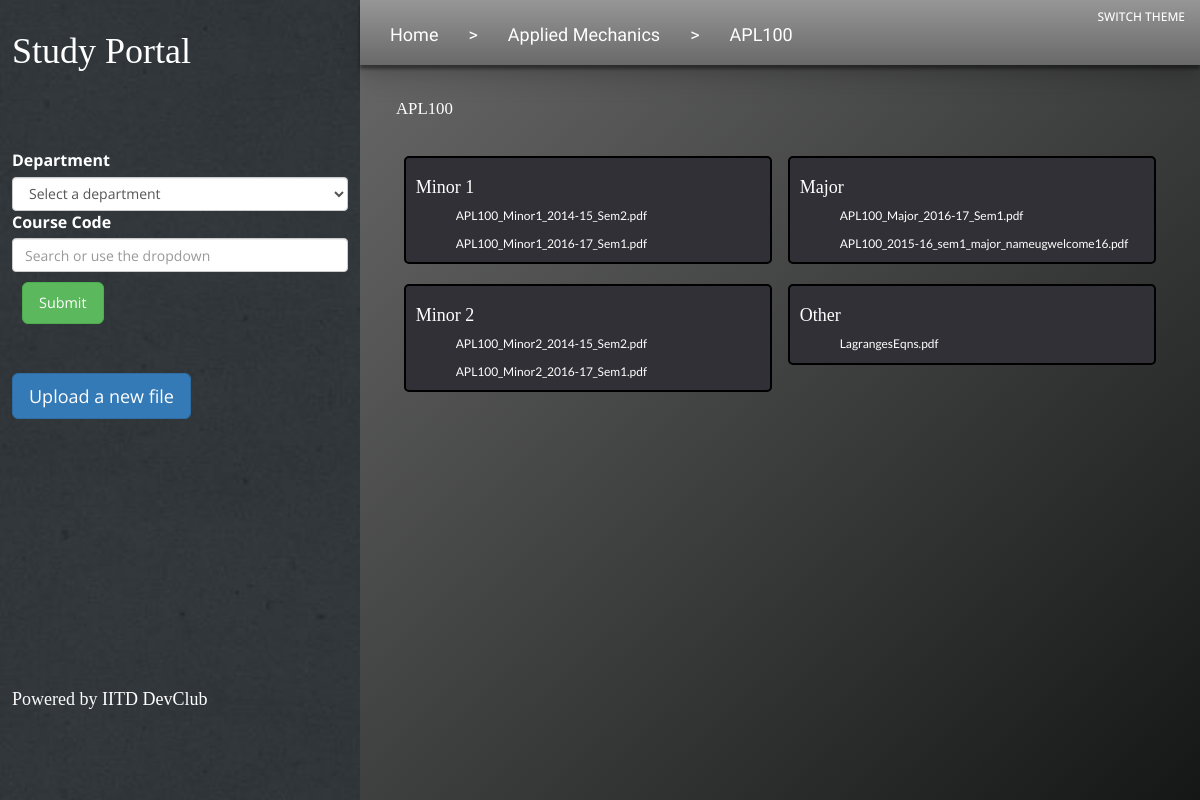
/studapp/view/?department=8&course_code=APL100, run on the app's committed database.
### studapp/models.py (models this page shows, shortened)
class Course_code(models.Model):
	dept=models.ForeignKey(Department,on_delete=models.CASCADE)
	code=models.CharField(max_length=6)#like APL100
	pagehits=models.IntegerField(null=True)

class Department(models.Model):
	dept=models.CharField(max_length=50)
	code=models.CharField(max_length=3)

class Minor1(models.Model):
	course=models.ForeignKey(Course_code,on_delete=models.CASCADE)
	paper = models.FileField()
	def checkEmpty(self):
                return True

class Minor2(models.Model):
	course=models.ForeignKey(Course_code,on_delete=models.CASCADE)
	paper = models.FileField()
	def checkEmpty(self):
                return True

class Major(models.Model):
	course=models.ForeignKey(Course_code,on_delete=models.CASCADE)
	paper = models.FileField()
	def checkEmpty(self):
                return True

class Other(models.Model):
	course=models.ForeignKey(Course_code,on_delete=models.CASCADE)
	paper= models.FileField()
	def checkEmpty(self):
                return True

### studapp/views.py (the view)
def display(request):
	all_departments=Department.objects.order_by('dept')
	all_courses=Course_code.objects.order_by('code')
	department_id=request.GET.get('department','None')
	try:
		course_code_id=Course_code.objects.get(code=request.GET.get('course_code','None').upper()).id
	except:
		course_code_id='0'
	if department_id=='0' and course_code_id=='0':
		return render(request,'studapp/index.html',{'departments':all_departments,'courses':all_courses})
	elif course_code_id=='0':
		dept=Department.objects.get(pk=department_id)
		return render(request,'studapp/get_course_codes.html',{'department':dept,'departments':all_departments,'courses':all_courses})
	else:
		course=Course_code.objects.get(pk=course_code_id)
		return track_hits(request,'studapp/get_papers.html',{'course':course,'departments':all_departments,'courses':all_courses},course)

### studapp/views.py (called while the page is built)
def track_hits(request,template_path,context,co):
        try:
                co.pagehits+=1
        except:
                co.pagehits = 1
        co.save()
        return render(request,template_path,context)

### studapp/templates/studapp/get_papers.html (shortened to what this page needs)
{% extends 'studapp/index.html' %}
{% load static %}
{% block navbar %}
<nav class="navbar navbar-inverse" style="position:fixed;top:0px;width:70vw;border-radius:0px;left:30vw;">
  <div class="container-fluid">
    <ol class="nav navbar-nav" style='font-size:1.5vw;padding-bottom: 5px; display: inline-block;float: left;'>
      <li style="display: inline-block;"><a href="/studapp/">Home</a></li>
<li style="pointer-events: none;cursor: default; display: inline-block;" class='nav_li'><a href="/studapp/">></a></li>
<li style="display: inline-block;"><a href="?department={{course.dept.id}}&course_code=0">{{course.dept.dept}}</a></li>
<li style="pointer-events: none;cursor: default;display: inline-block;" class='nav_li'><a href="/studapp/">></a></li>
  <li class='nav_li' style="display: inline-block;"><a href="?department={{course.dept.id}}&course_code={{course.code}}">{{course.code}}</a></li>
    </ol>
    <a style="text-decoration:none; float:right;" href="/studapp/light/"><h4 style="color:white;font-size:1vw; ">SWITCH THEME</h4></a>
  </div>
</nav>
{% endblock %}
{% block content %}
<h2 id='code'>{{ course.code }}</h2>
<br />
<span id='papers'>
<div style="width: 50%; margin: 0px; display: inline-block; float: left;">
{% if course.minor1_set.first.checkEmpty %}
<div class="section">
<h3>Minor 1</h3>
<ul>
{% for exam in course.minor1_set.all %}
<li><div class="desc"><a class='p' href={{exam.paper.url}}>{{exam.paper}}</a><div class="description">{{exam.description}}</div></div></li>
{% endfor %}
</ul>
</div>
{% endif %}
{% if course.minor2_set.first.checkEmpty %}
<div class="section">
<h3>Minor 2</h3>
<ul>
{% for exam in course.minor2_set.all %}
<li><div class="desc"><a class='p' href={{exam.paper.url}}>{{exam.paper}}</a><div class="description">{{exam.description}}</div></div></li>
{% endfor %}
</ul>
</div>
{% endif %}
</div>
<div style="width: 50%; margin: 0px; display: inline-block; float: left;">
{% if course.major_set.first.checkEmpty %}
<div class="section">
<h3>Major</h3>
<ul>
{% for exam in course.major_set.all %}
<li><div class="desc"><a class='p' href={{exam.paper.url}}>{{exam.paper}}</a><div class="description">{{exam.description}}</div></div></li>
{% endfor %}
</ul>
</div>
{% endif %}
{% if course.other_set.first.checkEmpty %}
<div class="section">
<h3>Other</h3>
<ul>
{% for exam in course.other_set.all %}
<li><div class="desc"><a class='p' href={{exam.paper.url}}>{{exam.paper}}</a><div class="description">{{exam.description}}</div></div></li>
{% endfor %}
</ul>
</div>
{% endif %}
</div>
</span>
{% endblock %}

### studapp/static/studapp/style.css (style rules this page uses)
* { box-sizing: border-box; }
body { margin: 0; padding:0; }
a { color: White; text-decoration: none; }
h1,h2 { color: white; font-family: 'Slabo 27px', serif; }
h2 { font-size: 1.4vw; }
h3 { font-size: 1.2vw; width: 300px; color: #fff; font-family: 'Slabo 27px', serif; }
.p { color: Black; font-family: Lato; }
html { background: rgb(244, 246, 246); }
body { font-family: 'Open Sans', sans-serif; font-size: 1vw; font-weight: 400; }
li { display: block; margin: 10px 0 0 0; }
.section { width: 96%; margin: 10px 2%; padding: 0px 10px; float: left; background-color: #303036; display: block; border: 2px solid #000; border-radius: 5px; }
.section h3 { color: white; font-size: 1.5em; }
.section a { color: white; }
.navbar-inverse .navbar-nav > li > a { color : white !important; font-family: 'Poiret One', cursive; }
.navbar-inverse { border: none; box-shadow: 0px 4px 3px rgba(0,0,0,0.4), 0px 8px 13px rgba(0,0,0,0.1), 0px 18px 23px rgba(0,0,0,0.1); background: #f2f2f2; background: -webkit-linear-gradient(#969696, dimgray); background: -o-linear-gradient(#969696,dimgray); background: -moz-linear-gradient(#969696, dimgray); background: linear-gradient(#969696, dimgray); }

### data on the page
Course_code: dept.dept "Applied Mechanics", code "APL100"
Minor1: paper "APL100_Minor1_2014-15_Sem2.pdf"
Minor1: paper "APL100_Minor1_2016-17_Sem1.pdf"
Minor2: paper "APL100_Minor2_2014-15_Sem2.pdf"
Minor2: paper "APL100_Minor2_2016-17_Sem1.pdf"
Major: paper "APL100_Major_2016-17_Sem1.pdf"
Major: paper "APL100_2015-16_sem1_major_nameugwelcome16.pdf"
Other: paper "LagrangesEqns.pdf"
